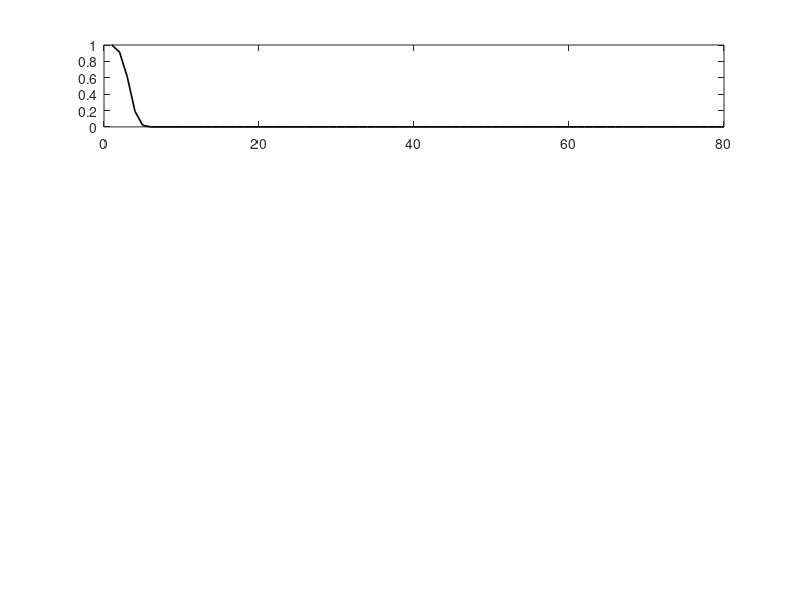

This chart was generated by the following MATLAB code: (Note: this script raises an error after producing the figure.)
function Abbas_HW6_Yee()
% Hasan Tahir Abbas
% ECEN 637
% Homework 6: Simulating Yee's Algoirthm
% 10/21/2015
%
%
% This program generates the results presented in the paper:
% "Numerical Solution of Initial Boundary Value Problems involving
% Maxwell's Equations in Isotropic Media", Kane S. Yee (1966)
%
%

clear;close all

% *************************
%% % % % % % % % Parameters
% *************************
global c xmu eps0 asize
global nx  ny  nt mxst mxnd myst mynd
global dt ds
global Ez  Hx  Hy; % Create E and H field components.
% global data type enables the global scope of the variables
% within the code. Unlike global variables they can not be accessed
% outside the code
global mediaEz mediaHx mediaHy; %
global Ca Cb Da Db ; % Define material based coefficients
global Ezs % The excitation signal




c = 2.99792458e8;
xmu = 4*pi*1e-7;
eps0 = 8.854187817e-12;
asize = 5; % Space Dimension in meters
nx = 80;      %% Number of cells in x-direction
ny = 100;     %% Number of cells in y-direction
nt = 100;     %% Number of time steps
mxst = 17;    %% Start of PEC section in x-direction
mxnd = 49;    %% End of PEC section in x-direction
myst = 33;    %% Start of PEC section in y-direction
mynd = 65;    %% End of PEC section in y-direction
strip = 30;   %% y-Position where E-field is recorded
% % % % % % % Initialize




Ez = zeros(nx,ny); %% z-component of E-field
Hx = zeros(nx,ny); %% x-component of H-field
Hy = zeros(nx,ny); %% y-component of H-field

mediaEz = ones(nx,ny); %% z-component of E-field
mediaHx = ones(nx,ny); %% x-component of H-field
mediaHy = ones(nx,ny); %% x-component of H-field

Ca = zeros(2,1); %% x-component of H-field
Cb = zeros(2,1); %% x-component of H-field
Da = zeros(2,1); %% x-component of H-field
Db = zeros(2,1); %% x-component of H-field

% Initialize arrays to create to capture E-field
% line plots at various time instants.
Ez_5 = zeros(1,nx);
Ez_35 = zeros(1,nx);
Ez_65 = zeros(1,nx);
Ez_95 = zeros(1,nx);



ds = asize/(mxnd - mxst - 1); %% Length Increment
% *************************
%% % % % % % % % Stability Condition
% *************************
dt = ds/(c*sqrt(2)); % Stability Condition
% *************************
% *************************


%
iflaga = 1;   %% 1 if Free space; 2 if PEC
%

%
% *************************
% *************************
%% Main Program
% *************************
% *************************
for k = 1 : 2  % Iteration to implement two rounds of simulation:
    % 1. Free-space
    % 2. PEC box included
    
    define_media(iflaga); % Simulation Structure Definition
    define_coefficients(); % Create Coefficients for equations
    for n = 1:nt
        adv_Ez(n);
        adv_H(n);
        if rem(n,5) == 0 && k == 2
            figure(3)
            my_surface_plot(Ez);
            figure(4)
            my_surface_plot(Hx);
            figure(5)
            my_surface_plot(Hy);
        end   % end_if
        if n == 5
            Ez_5 = Ez(:,strip); % Record the
        elseif n == 35
            Ez_35 = Ez(:,strip);
        elseif n == 65
            Ez_65 = Ez(:,strip);
        elseif n == 95
            Ez_95 = Ez(:,strip);
        end
        
    end
    my_line_plot(Ez_5, Ez_35, Ez_65, Ez_95,iflaga)
    iflaga = iflaga+1;
end
end
% *************************
% *************************
%% Create Structure in the computational space
% *************************
% *************************
function define_media(iflaga)

global nx  ny mxst mxnd myst mynd;
global mediaEz mediaHx mediaHy; %
if (iflaga == 2)
    
    for  i = 1:nx
        for j = 1:ny
            if (i >= mxst && i <= mxnd)
                if ( j >= myst && j <= mynd)
                    mediaEz(i,j) = 2;
                end
            end
        end
    end
    
    for  i = 1:nx
        for j = 1:ny
            if (i >= mxst && i <= mxnd)
                if ( j >= myst && j <= mynd-1)
                    mediaHx(i,j) = 2;
                end
            end
        end
    end
    
    for  i = 1:nx
        for j = 1:ny
            if (i >= mxst && i <= mxnd-1)
                if ( j >= myst && j <= mynd)
                    mediaHy(i,j) = 2;
                end
            end
        end
    end
end

end


% *************************
% *************************
%% Create Coefficients for the equations
% *************************
% *************************
function define_coefficients()

global Ca Cb Da Db ; % Define material based coefficients
global xmu eps0 dt ds
% % % % % % % % Field Coefficients
dte = dt/(ds*eps0);
dtm = dt/(ds*xmu);
Da(1) = 1;
Db(1) = dtm;
Ca(1) = 1;
Cb(1) = dte;
Da(2) = 0;
Db(2) = 0;
Ca(2) = 0;
Cb(2) = 0;
end

% *************************
% *************************
%% Create the excitation signal
% *************************
% *************************
function Ezs = Source(n)

global Ezs flag_source
% Creates a half-sinusoidal source between the time increments
% 1 and 10.%
%
%% For Gaussian Source
if flag_source == 1
    xndec = 10.0;
    xn0 = 4*xndec;
    Ezs = exp(-((n-xn0)/(xndec))^2);
else
    %% For Sinusoidal Source
    
    if ( n >=1 && n <= 10)
        Ezs = sin(n*pi/10);
    end
end
end


% *************************
% *************************
%% Algorithm for Computing E-field
% *************************
% *************************
function adv_Ez(n)
% Compute z-component of E-field
global Ez  Hx  Hy
global mediaEz
global Ca Cb
global nx ny

for i = 1 : nx
    for j = 1 : ny
        m  = mediaEz(i,j);
        if (i == 1)   %% Incident Field Source Excitation
            Ez(i,j) = Source(n);
        elseif (i >= 2 && j >=2)
            Ez(i,j) = Ez(i,j)*Ca(m) + Cb(m)*(Hy(i,j) - Hy(i-1,j)...
                - (Hx(i,j) - Hx(i,j-1)));
        elseif (j == 1) %% Field at the bottom edge of the boundary
            Ez(i,j) = Ez(i,j)*Ca(m) + Cb(m)*(Hy(i,j) - Hy(i-1,j)...
                - Hx(i,j));
        end
    end
end
end


% *************************
% *************************
%% Algorithm for Computing E-field
% *************************
% *************************
function adv_H(n)
% Compute z-component of E-field
global Ez  Hx  Hy
global mediaHx mediaHy
global Da Db
global nx ny

% % %     Compute x-component of H-field

for i = 1 : nx
    for j = 1 : ny - 1
        m = mediaHx(i,j);
        Hx(i,j) = Hx(i,j)*Da(m) - Db(m)*(Ez(i,j+1) - Ez(i,j));
    end
end

% % %     Compute y-component of H-field

for i = 1 : nx - 1
    for j = 1 : ny
        m = mediaHy(i,j);
        Hy(i,j) = Hy(i,j)*Da(m) + Db(m)*(Ez(i+1,j) - Ez(i,j));
    end
end
end


% *************************
% *************************
%% Plot routine for the 3D surface plots
% *************************
% *************************
function my_surface_plot(field)
% This function generates the 3D surface plots for the field in
% the argument of the function
%

colormap('jet')
global mxst mxnd myst mynd n
EzSurf = surf((field),'EdgeColor','interp','FaceLighting','gouraud');     shading interp % Avoid jittered shading
% rectangle('Position',[myst,mxst,mynd-myst,mxnd-mxst],'FaceColor','r')
set(gcf,'Color','white'); % Set background color to white
set (gca,'FontName','times new roman') % Set axes fonts to Times New Roman
box on %
grid on
material dull; % Set reflectivity of the surface to dull
% Add three lights below tom improve visuals
h = light;
light('Position',[10 0 1]);
light('Position',[-190 -120 1]);
light('Position',[0 0 1]);
axis tight
view([-165 55]);
% view([ 90 90 ])
M(:,n) = getframe(gcf) ;
end

% *************************
% *************************
%% Plot routine for the 2D Line Plot of Ez
% *************************
% *************************
function my_line_plot(Ez_5, Ez_35, Ez_65, Ez_95,iflaga)
% Plots the line plots for E-field

figure('Name', sprintf('Line Plots for E-field_%d',iflaga))
set(gcf,'Color','white');
%%%
subplot(4,1,1)
plot(Ez_5,'Color','black','LineWidth',1.2)
a = gca;
a.YMinorGrid = 'on'; % Display Minor Grid lines along the x-axis
a.XTickLabel = {}; % Hide x-labels
a.FontName = 'times new roman';
legend('n=5')
legend('boxoff')
%%%
subplot(4,1,2)
plot(Ez_35,'Color','black','LineWidth',1.2)
a = gca;
a.YMinorGrid = 'on';
a.XTickLabel = {};
a.FontName = 'times new roman';
legend('n=35')
legend('boxoff')
%%%
subplot(4,1,3)
plot(Ez_65,'Color','black','LineWidth',1.2)
a = gca;
a.YMinorGrid = 'on';
a.XTickLabel = {}; % Hide x-labels
a.FontName = 'times new roman';
legend('n=65')
legend('boxoff')
%%%
subplot(4,1,4)
plot(Ez_95,'Color','black','LineWidth',1.2)
a = gca; % Set current axis handle
a.YMinorGrid = 'on';
a.FontName = 'times new roman';
legend('n=95')
legend('boxoff')
if iflaga == 1  % This part creates a title for the subplot which can not be done by default
    set(gcf,'NextPlot','add');
    axes;
    h = title('Line Plots for E-field with no obstacle');
    set(gca,'Visible','off');
    set(h,'Visible','on');
else
    set(gcf,'NextPlot','add');
    axes;
    h = title('Line Plots for E-field with a PEC box');
    set(gca,'Visible','off');
    set(h,'Visible','on');
end
xlabel('Cells in x-direction','FontSize',11,...
    'Interpreter','latex','FontName','times new roman')
matlab2tikz('filename',sprintf('ECEN637_HW6_a_%d.tex',iflaga))
saveas(gcf,[sprintf('ECEN637_HW6_a_%d',iflaga'),'.eps'],'epsc') % Save visualizations

end


